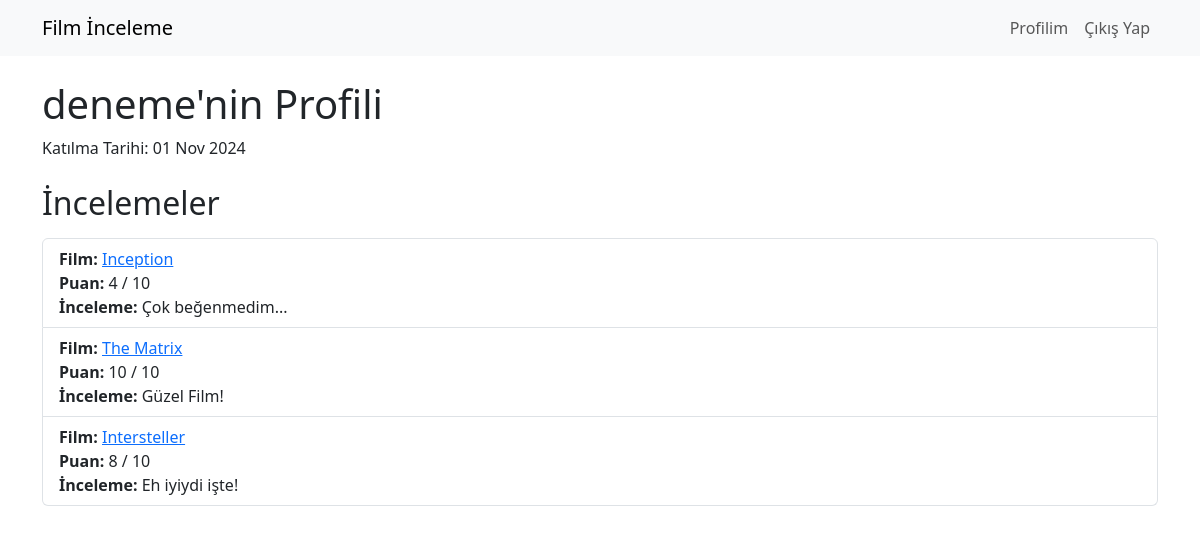
Screenshot of /profile/deneme/ with the database file from the repository.
### movies/models.py (models this page shows, shortened)
class Review(models.Model):
    movie = models.ForeignKey(Movie, related_name='reviews', on_delete=models.CASCADE)
    user = models.ForeignKey(User, on_delete=models.CASCADE)
    review_text = models.TextField()
    rating = models.PositiveIntegerField()
    created_at = models.DateTimeField(auto_now_add=True)

class Movie(models.Model):
    title = models.CharField(max_length=100)
    description = models.TextField()
    genre = models.CharField(max_length=50)
    release_date = models.DateField()

### movies/views.py (the view)
# urls.py: path('profile/<str:username>/', views.profile, name='profile'),
def profile(request, username):
    user = get_object_or_404(User, username=username)
    reviews = Review.objects.filter(user=user)
    return render(request, 'movies/profile.html', {'user': user, 'reviews': reviews})

### movies/templates/movies/profile.html (shortened to what this page needs)
{% extends 'movies/base.html' %}
{% block content %}
    <h1>{{ user.username }}'nin Profili</h1>
    <p>Katılma Tarihi: {{ user.date_joined|date:"d M Y" }}</p>
    <h2 class="mt-4">İncelemeler</h2>
    <ul class="list-group mt-3">
        {% for review in reviews %}
            <li class="list-group-item">
                <strong>Film:</strong> <a href="{% url 'movie_detail' review.movie.id %}">{{ review.movie.title }}</a><br>
                <strong>Puan:</strong> {{ review.rating }} / 10<br>
                <strong>İnceleme:</strong> {{ review.review_text }}
            </li>
        {% empty %}
            <p>Henüz inceleme yapılmamış.</p>
        {% endfor %}
    </ul>
{% endblock %}

### rows the page displays
Review: movie "Inception", rating "4", review_text "Çok beğenmedim..."
Review: movie "The Matrix", rating "10", review_text "Güzel Film!"
Review: movie "Intersteller", rating "8", review_text "Eh iyiydi işte!"

### other values shown
{{ user.username }} "deneme"
{{ user.date_joined|date:"d M Y" }} "01 Nov 2024"
